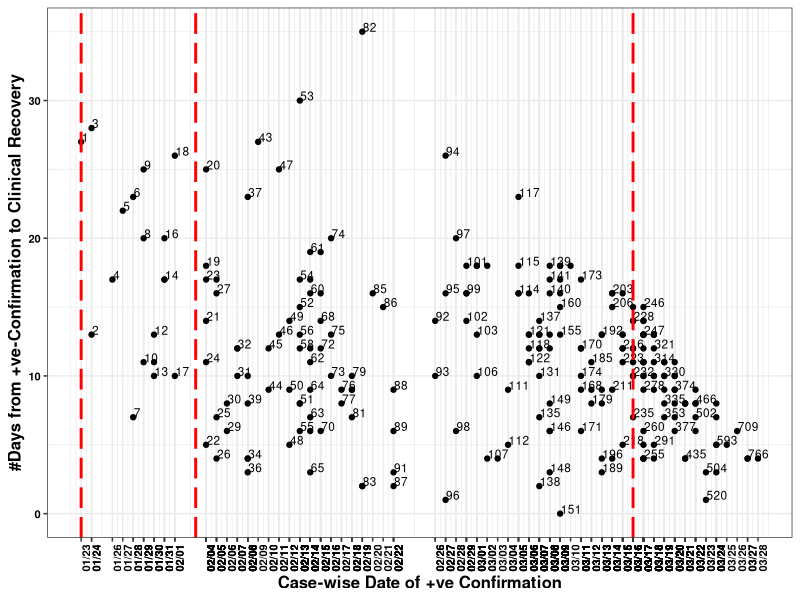
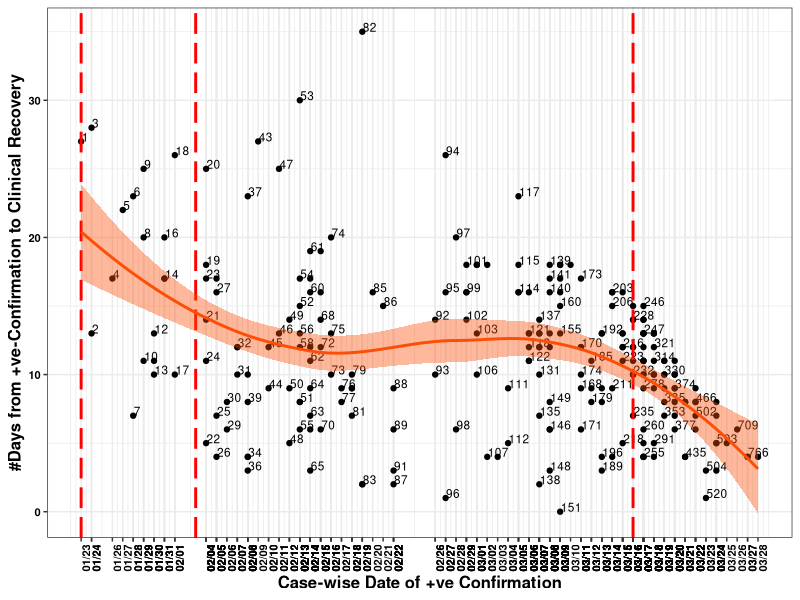
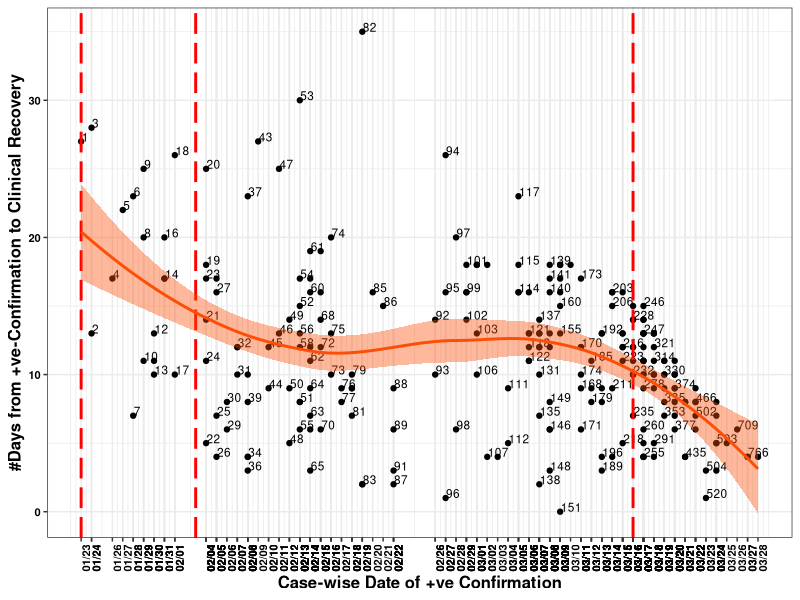

R code for these plots, in order:
###############################################
requiredPackages = c('ggplot2','scales', 'gridExtra')
package.check <- lapply(
  requiredPackages,
  FUN = function(x) {
    if (!require(x, character.only = TRUE)) {
      install.packages(x, dependencies = TRUE)
      library(x, character.only = TRUE)
    }
  }
)
###############################################

setwd("~/Singapore/Data") # Setting Working Directory
COVID <- read.csv('SortedRecoveryData.csv', sep=",", header = TRUE, fileEncoding="UTF-8-BOM")     

pdf("~/Singapore/Loess-Curve.pdf", width = 10, height  = 6)
   
# Loess Smoothing
p <- qplot(data=COVID,x=as.Date(COVID_Confirm_Date),y=DaysInHospital, label = PatientID, geom=("point"), hjust=0, vjust=0)+ 
     geom_text(check_overlap = TRUE, size = 3, hjust = 0, nudge_x = 0.05)+ 
     scale_x_date(breaks = as.Date(COVID$COVID_Confirm_Date), labels = date_format("%m/%d")) + 
     theme(axis.text.x = element_text(angle = 90)) +
     geom_vline(xintercept=c(as.numeric(as.Date("2020-01-23")),as.numeric(as.Date("2020-02-03")), as.numeric(as.Date("2020-03-16"))),linetype=5, size =1, colour="red") +
     xlab("Case-wise Date of +ve Confirmation") +
          ylab("#Days from +ve-Confirmation to Clinical Recovery") +
          #ggtitle ("Clinical Recovery") +     
          theme_bw() +      
          theme(axis.text.x = element_text(face="bold", color="black", size=8, angle = 90),
                axis.text.y = element_text(face="bold", color="black", size=8),
                axis.title=element_text(size=12,face="bold")
               ) 
               
print(p) 
p + stat_smooth(color = "#FC4E07", fill = "#FC4E07", method = "loess")
p + stat_smooth(aes(outfit=fit<<-..y..), color = "#FC4E07", fill = "#FC4E07", method = "loess")

dev.off()
rm(list=ls())
###############################################